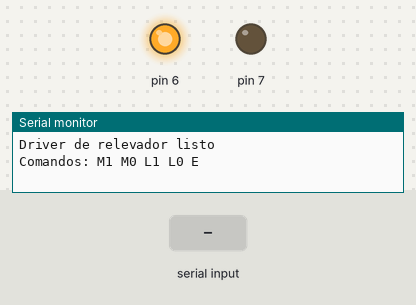
This sketch was run on a simulated Arduino Uno, built with avr-gcc and run on an emulated ATmega328P. Shown: output pins drawn as LEDs (lit = HIGH), the last lines printed to the serial monitor. The inputs (shaded band) are chosen by the test bench.

Above: at 1.2 s.
1.3 s: "M1\n" received over Serial
At 1.7 s:
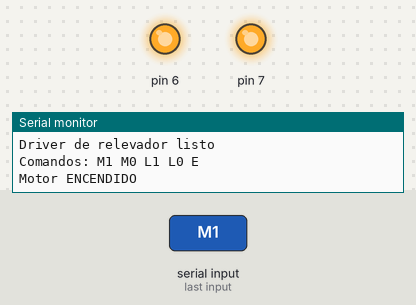
2.8 s: "L1\n" received over Serial
At 4.0 s:
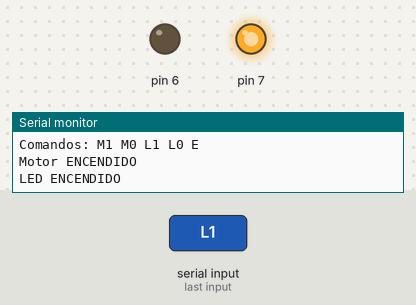
4.3 s: "M0\n" received over Serial
At 5.2 s:
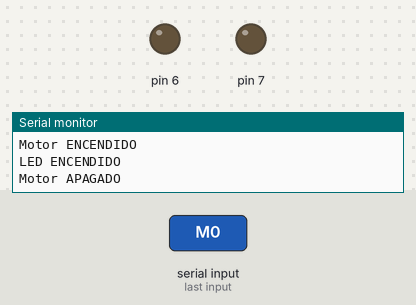
Timing chart, 0 to 7.3 s (numbered marks = the images above; inputs shaded):
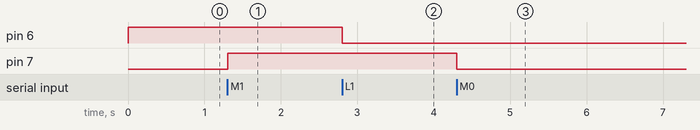

The sketch:

Driver_software_relevador.ino
```cpp
/*
  Practica 4.1.1-A  Driver de software para un relevador
  Placa: Arduino UNO R4 WiFi

  Una sola clase controla dos actuadores con logica opuesta:
    Motor por L298N (D7) -> activo en ALTO
    LED al reves  (D6)   -> activo en BAJO

  Comandos del Monitor Serie (9600, con "Nueva linea"):
    M1 / M0  encender o apagar el motor
    L1 / L0  encender o apagar el LED
    E        mostrar el estado de ambos

  Sin delay(). El programa principal nunca llama digitalWrite().
*/

class Relevador {
  public:
    Relevador(uint8_t pin, bool activoEnBajo, uint32_t tMinimo = 1000)
      : _pin(pin),
        _activoEnBajo(activoEnBajo),
        _tMinimo(tMinimo),
        _encendido(false),
        _ultimoCambio(0) {}

    void iniciar() {
      // Se escribe el nivel de APAGADO antes de volver el pin salida.
      // Si no, el pin arranca en LOW y un actuador activo en bajo
      // daria un pulso de encendido durante el arranque.
      digitalWrite(_pin, _nivelPara(false));
      pinMode(_pin, OUTPUT);
      digitalWrite(_pin, _nivelPara(false));

      _encendido    = false;
      _ultimoCambio = millis();
    }

    bool encender() { return _cambiarA(true);  }
    bool apagar()   { return _cambiarA(false); }

    bool estaEncendido() const { return _encendido; }

    // Cuanto falta para poder conmutar otra vez
    uint32_t faltaMs() const {
      uint32_t t = millis() - _ultimoCambio;
      return (t >= _tMinimo) ? 0 : (_tMinimo - t);
    }

  private:
    const uint8_t  _pin;
    const bool     _activoEnBajo;
    const uint32_t _tMinimo;

    bool     _encendido;
    uint32_t _ultimoCambio;

    // Aqui vive toda la traduccion activo-alto / activo-bajo
    uint8_t _nivelPara(bool encendido) const {
      return (encendido != _activoEnBajo) ? HIGH : LOW;
    }

    bool _cambiarA(bool destino) {
      if (_encendido == destino) return true;   // ya esta ahi, no conmuta

      if (millis() - _ultimoCambio < _tMinimo) return false;  // rechazada

      digitalWrite(_pin, _nivelPara(destino));
      _encendido    = destino;
      _ultimoCambio = millis();
      return true;
    }
};

// ---------------------------------------------------

Relevador motor(7, false);   // L298N IN1 - activo en ALTO
Relevador led  (6, true);    // LED al reves - activo en BAJO

char    linea[8];
uint8_t n = 0;

// ---------------------------------------------------

void intentar(Relevador &r, bool encender, const char *nombre) {
  bool ok = encender ? r.encender() : r.apagar();

  if (ok) {
    Serial.print(nombre);
    Serial.println(encender ? " ENCENDIDO" : " APAGADO");
  } else {
    Serial.print("Orden rechazada: espere ");
    Serial.print(r.faltaMs());
    Serial.println(" ms entre cambios");
  }
}

void mostrarEstado() {
  Serial.println(F("--- ESTADO ---"));
  Serial.print(F("Motor: "));
  Serial.println(motor.estaEncendido() ? "ENCENDIDO" : "APAGADO");
  Serial.print(F("LED:   "));
  Serial.println(led.estaEncendido() ? "ENCENDIDO" : "APAGADO");
  Serial.println();
}

void procesar(const char *cmd) {
  if      (!strcmp(cmd, "M1")) intentar(motor, true,  "Motor");
  else if (!strcmp(cmd, "M0")) intentar(motor, false, "Motor");
  else if (!strcmp(cmd, "L1")) intentar(led,   true,  "LED");
  else if (!strcmp(cmd, "L0")) intentar(led,   false, "LED");
  else if (!strcmp(cmd, "E" )) mostrarEstado();
  else {
    Serial.print(F("Comando desconocido: "));
    Serial.println(cmd);
  }
}

void leerSerie() {
  while (Serial.available()) {
    char c = Serial.read();

    if (c == '\n' || c == '\r') {
      if (n > 0) {
        linea[n] = '\0';
        procesar(linea);
        n = 0;
      }
    }
    else if (n < sizeof(linea) - 1) {
      linea[n++] = toupper(c);
    }
  }
}

// ---------------------------------------------------

void setup() {
  Serial.begin(9600);
  while (!Serial && millis() < 3000);

  motor.iniciar();      // estado seguro: ambos apagados
  led.iniciar();

  Serial.println(F("Driver de relevador listo"));
  Serial.println(F("Comandos: M1 M0 L1 L0 E"));
  Serial.println();
}

void loop() {
  leerSerie();          // unica tarea, nunca bloquea
}
```

Measured:
- after the input at 1.3 s, pin 7: LOW → HIGH at once
- after the input at 2.8 s, pin 6: HIGH → LOW at once
- after the input at 4.3 s, pin 7: HIGH → LOW at once
